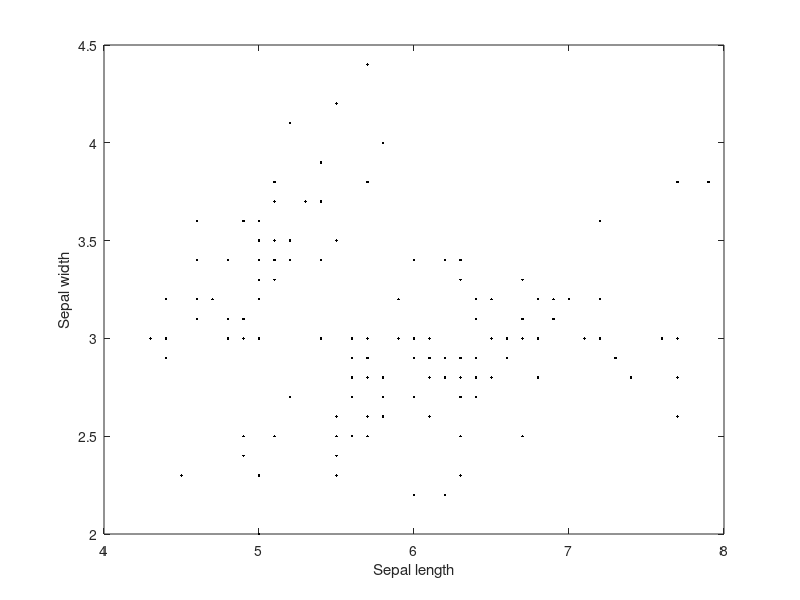
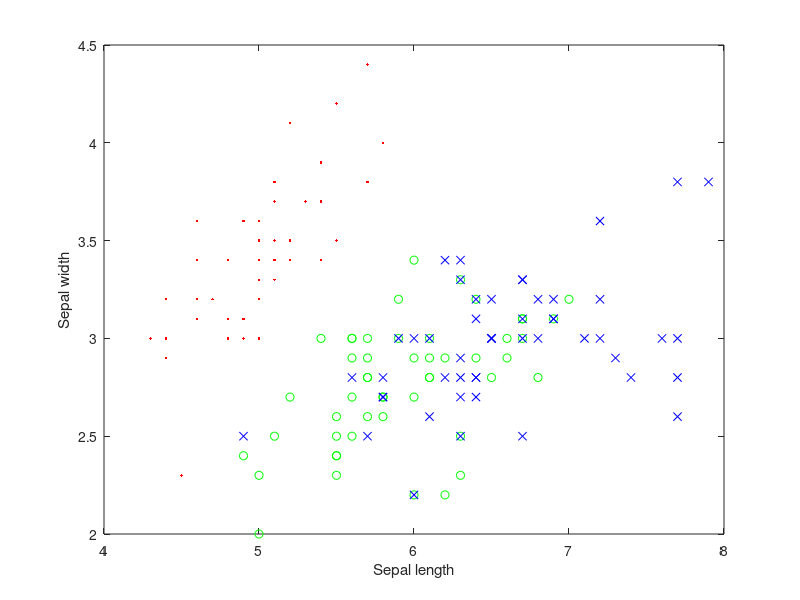
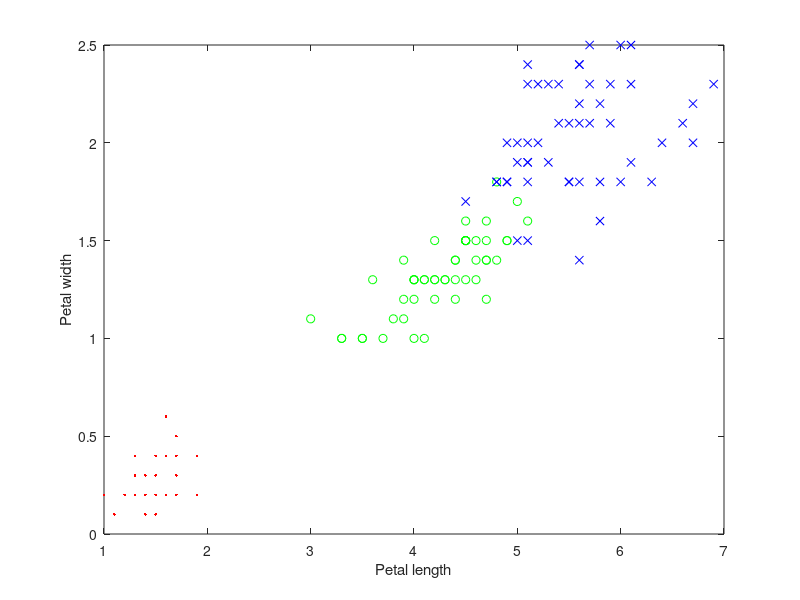

Source code (MATLAB) for these figures, in order:
% clear: 작업공간의 변수를 모두 지워라 / close all: 그림이 떠 있다면 다지워라 / clc: 명령창에 있는 것들을 다 지워라
clear; close all; clc;

%% 붓꽃 데이터 불러오기
%meas 1열: sepal length
%meas 2열: sepal width
%meas 3열: petal length
%meas 4열: petal width
%species: 꽃 종류

load fisheriris;

%% 특징그려보기 (sepal length, width)
figure;
plot(meas(:,1), meas(:,2), 'k.');
xlabel('Sepal length');
ylabel('Sepal width');

%% 각 종을 숫자로 표현 1: setosa, 2: versicolor, 3: virginica
spcs2num = [];

for k=1:1:length(species)

    if strcmp(species(k), 'setosa') == 1
        spcs2num(k,1) = 1;

    elseif strcmp(species(k), 'versicolor') == 1
        spcs2num(k,1) = 2;

    elseif strcmp(species(k), 'virginica') == 1
        spcs2num(k,1) = 3;

    end

end

%% 종별로 다른 색으로 그려보기
idx1 = find(spcs2num == 1); % setosa만 찾기
idx2 = find(spcs2num == 2); % versicolor만 찾기
idx3 = find(spcs2num == 3); % virginica만 찾기

figure;
plot(meas(idx1,1), meas(idx1,2), 'r.'); hold on; % setosa는 빨간색 점으로
plot(meas(idx2,1), meas(idx2,2), 'go'); hold on; % versicolor는 녹색 동그라미로
plot(meas(idx3,1), meas(idx3,2), 'bx'); hold on; % virginica는 파란색 x로
xlabel('Sepal length');
ylabel('Sepal width');


figure;
plot(meas(idx1,3), meas(idx1,4), 'r.'); hold on; % setosa는 빨간색으로
plot(meas(idx2,3), meas(idx2,4), 'go'); hold on; % versicolor는 녹색으로
plot(meas(idx3,3), meas(idx3,4), 'bx'); hold on; % virginica는 파란색으로
xlabel('Petal length');
ylabel('Petal width');

%% 학습데이터와 평가데이터 나누기
% 두개의 그룹만 먼저 나눠봅시다 versicolor vs. virginica
% 오늘은 편의상 아래와 같이 나누겠음
% 1~50: setosa, 51~100: versicolor, 101~150: virginica
% 학습데이터. 71~100: versicolor, 121~150: virginica 총 60개
% 평가데이터. 51~70: versicolor, 101~120: virginica 총 40개

tr_id = [71:1:100 121:1:150];
Training_data = meas(tr_id,:);
Training_label = spcs2num(tr_id,:);

ts_id = [51:1:70 101:1:120];
Test_data = meas(ts_id,:);
Test_label = spcs2num(ts_id,:);
